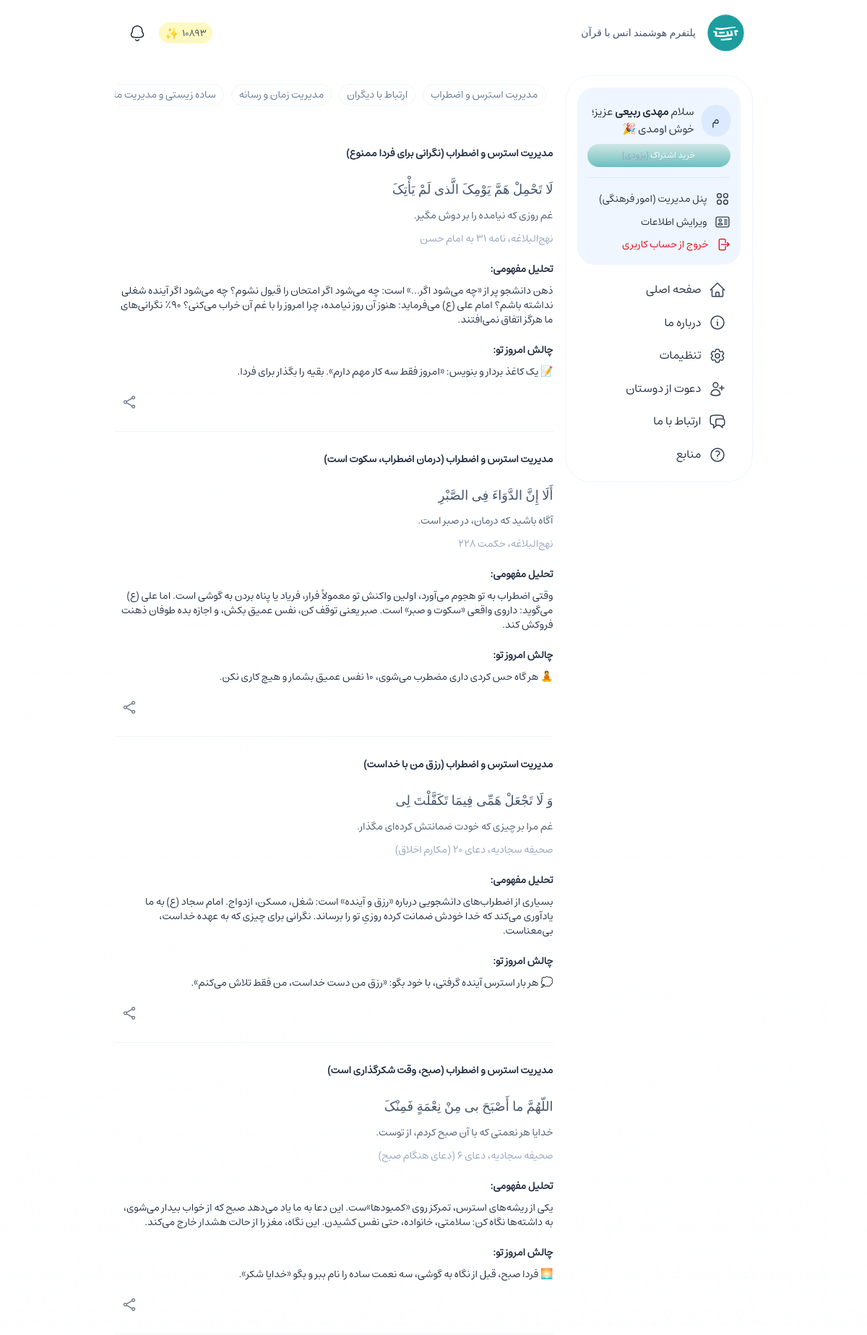
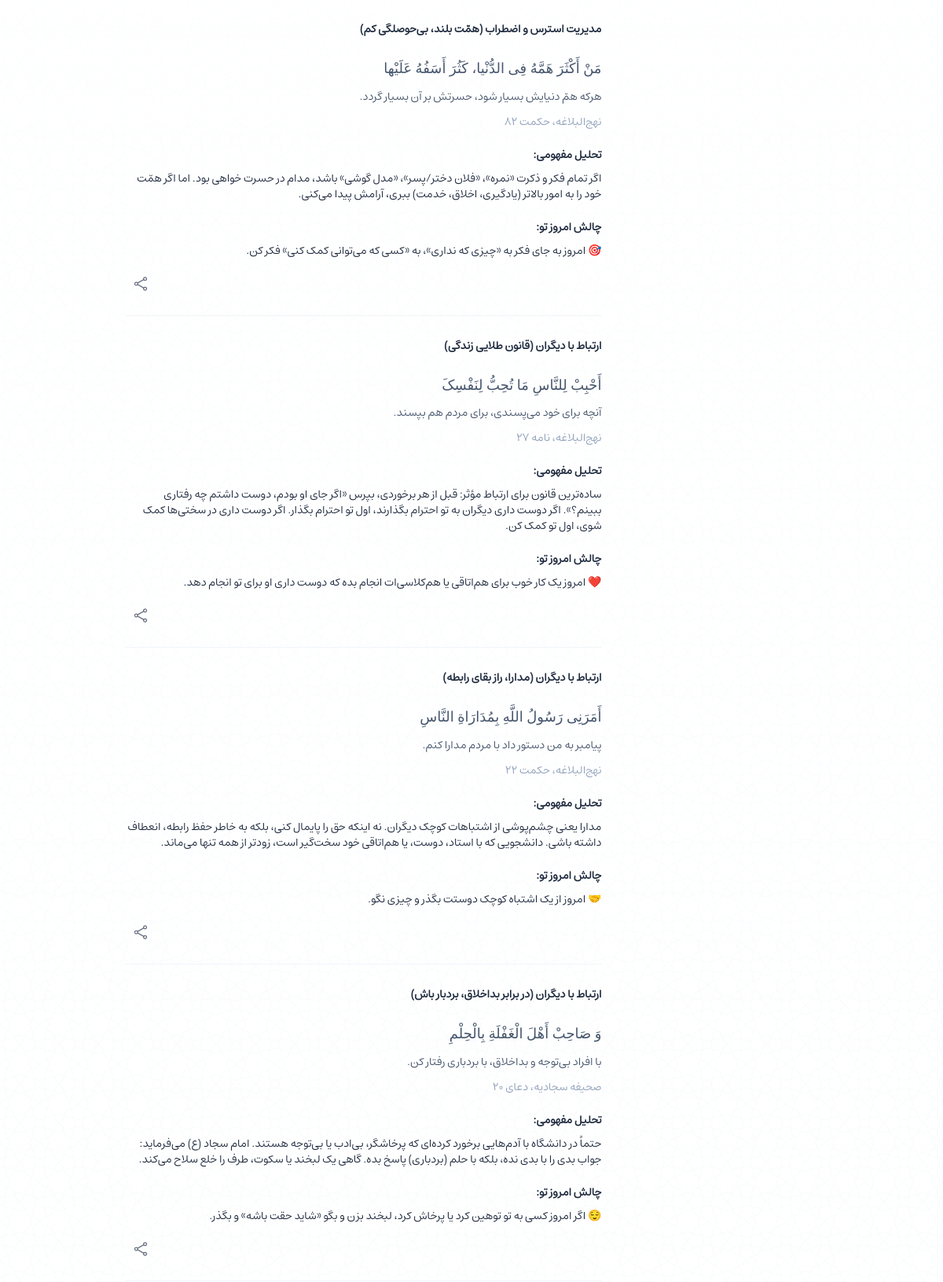
Page /lifestyle-quran/ (signed in, upper part) on the committed database (2 pictures, top to bottom).
### authentication/models.py (models this page shows, shortened)
class CustomeUser(AbstractUser):
    ROLE_USERS = [
        ('admin', 'admin'),
        ('cultural_admin', 'cultural_admin'),
        ('student', 'student')
    ]
    EDUCATIONAL_LEVELS = [
        ('دیپلم', 'دیپلم'),
        ('فوق دیپلم', 'فوق دیپلم'),
        ('لیسانس', 'لیسانس'),
        ('فوق لیسانس', 'فوق لیسانس'),
        ('دکترا', 'دکترا'),
        ('سایر', 'سایر'),
    ]
    first_name = None
    last_name = None
    groups = None
    user_permissions = None
    date_joined = None
    last_login = None
    username = models.CharField(max_length=200, verbose_name='username')
    phone = models.CharField(max_length=11, verbose_name='phone', unique=True, error_messages={'unique': 'یک کاربر با این شماره وجود دارد.'})
    national_code = models.CharField(max_length=10, verbose_name='national code', unique=True, error_messages={'unique': 'این کدملی قبلاً استفاده شده است.'}, null=True, blank=True)
    student_code = models.CharField(max_length=14, verbose_name='student code', unique=True, error_messages={'unique': 'این شماره دانشجویی قبلاً استفاده شده است.'}, null=True, blank=True)
    field_student = models.CharField(max_length=50, verbose_name='field student', null=True, blank=True)
    educational_level = models.CharField(max_length=50, choices=EDUCATIONAL_LEVELS, verbose_name='educational level', null=True, blank=True)
    university_id = models.ForeignKey('panel.Universities', on_delete=models.CASCADE, verbose_name='university id', null=True, blank=True)
    role = models.CharField(max_length=50, choices=ROLE_USERS, default=ROLE_USERS[2], verbose_name='role')
    total_points = models.BigIntegerField(verbose_name='total_points', default=0, null=True, blank=True)
    bale_chat_id = models.CharField(max_length=30, verbose_name='bale_chat_id', unique=True, blank=True, null=True)
    created_at = models.CharField(max_length=50, default=JalaliDateTime.now().strftime('%Y-%m-%d %H:%M'), verbose_name='created at')
    USERNAME_FIELD = 'phone'
    REQUIRED_FIELDS = ['username', 'password']

### core/models.py (models this page shows, shortened)
class CategoriesContent(models.Model):
    id = models.BigAutoField(auto_created=True, primary_key=True, serialize=False, verbose_name='ID')
    title = models.CharField(max_length=100, verbose_name='title')
    description = models.CharField(max_length=300, verbose_name='description', null=True, blank=True)

class LifestyleQuran(models.Model):
    id = models.BigAutoField(auto_created=True, primary_key=True, serialize=False, verbose_name='ID')
    title = models.TextField(verbose_name='title')
    arabic = models.TextField(verbose_name='arabic')
    translation = models.TextField(verbose_name='translation')
    source = models.CharField(max_length=200, verbose_name='source')
    analysis = models.TextField(verbose_name='analysis')
    challenge_action = models.TextField(verbose_name='challenge_action')
    category_content_id = models.ForeignKey(CategoriesContent, on_delete=models.CASCADE, verbose_name='category content id', null=True, blank=True)

### core/views.py (the view)
# urls.py: path('lifestyle-quran/', view=views.lifestyle_quran, name='lifestyle_quran'),
def lifestyle_quran(request):
    return render(request, template_name='pages/content/lifestyle-quran/index.html', context={'lifestyle_quran': LifestyleQuran.objects.all(), 'categories_content': CategoriesContent.objects.defer('id', 'title').all()})

### core/context_processors.py (called while the page is built)
def app_version(request):
    return {'APP_VERSION': '1.0.1'}

def university_list(request):
    if request.user.is_authenticated:
        data = Universities.objects.defer('id', 'university_name', 'is_verified').all()
        return {'university_list': data}
    else:
        return {'university_list': []}

def user_total_points(request):
    if request.user.is_authenticated:
        if request.user.role == 'cultural_admin' or request.user.role == 'student':
            sum_total_points_uni = UserPoints.objects.filter(user_id__university_id=request.user.university_id).defer('point').aggregate(Sum('point'))['point__sum'] or 0
            return {'total_points_uni': sum_total_points_uni}
        else:
            if request.user.university_id:
                sum_total_points = UserPoints.objects.filter(user_id=request.user).aggregate(Sum('point'))['point__sum'] or 0
                CustomeUser.objects.filter(id=request.user.id).update(total_points=sum_total_points)
            return {'total_points_user': []}
    else:
        return {'user_total_points': []}

### templates/pages/content/lifestyle-quran/index.html (shortened to what this page needs)
{% extends '../../../core/_base.html' %}
{% load static %}
{% block body %}
    {% include '../../../core/_navbar.html' %}
    {% include '../../../core/_sidebar.html' %}
    {% include './core/_index_content.html' %}
{% endblock body %}

### templates/core/_sidebar.html (shortened to what this page needs)
{% load static %}
<div class="overlay-nav max-[965px]:bg-black/60 max-[965px]:fixed max-[965px]:inset-0 max-[965px]:w-full max-[965px]:h-full max-[965px]:hidden max-[965px]:z-10 transition-all" id="navOverlay">
    <div class="nav flex flex-col gap-1 p-4 h-fit w-65 max-[965px]:h-full! max-[965px]:w-75 min-[965px]:mt-26 bg-white border max-[965px]:border-none border-blue-50 min-[965px]:rounded-[36px] z-50 min-[965px]:z-0 min-[965px]:sticky min-[965px]:top-26 min-[965px]:mb-2.5 text-gray-800 overflow-auto transition-all" id="nav">
        <div class="w-full flex flex-col gap-1">
            {% if request.user.is_authenticated %}
                {% if request.user.username|lower|slice:1 == "a" or request.user.username|lower|slice:1 == "b" or request.user.username|lower|slice:1 == "c" or request.user.username|lower|slice:1 == "d" or request.user.username|slice:1 == "ا" or request.user.username|slice:1 == "آ" or request.user.username|slice:1 == "ب" or request.user.username|slice:1 == "پ" or request.user.username|slice:1 == "ت" or request.user.username|slice:1 == "م" %}
                    <div class="w-full flex flex-col gap-2 p-3.5 mb-2.5 bg-blue-50 rounded-3xl">
                        <a href="/panel" draggable="false">
                            <div class="flex items-center gap-2.5">
                                <li class="w-10 h-11 px-2 bg-blue-100 rounded-full flex items-center justify-center list-none">{{ request.user.username | slice:1 }}</li>
                                <div class="flex flex-col gap-1.5">
                                    <p class="text-[15px]">سلام <span class="font-semibold">{{ request.user.username | truncatechars:16 }}</span> عزیز<span class="max-[965px]:hidden">؛ خوش اومدی 🎉</span></p>
                                </div>
                            </div>
                        </a>
                        {% if request.user.role == 'cultural_admin' %}
                            <a href="/dl#pricing" draggable="false" class="flex w-full">
                                <button type="submit" class="flex items-center justify-center gap-2.5 rounded-4xl px-5 py-2 bg-card-shortcut text-white text-xs cursor-pointer w-full"><span>خرید اشتراک <span class="text-xs text-slate-400">(بزودی)</span></span></button>
                            </a>
                        {% endif %}
                        <hr class="border-blue-100 my-1.5 w-full">
                        <div class="flex flex-col gap-2.5 text-sm py-1 h-auto max-h-50 overflow-y-auto">
                            {% if request.user.role == 'admin' %}
                                <a href="/panel" class="flex items-center gap-2.5" draggable="false">
                                    <svg class="size-5.5 text-gray-700" xmlns="http://www.w3.org/2000/svg" width="20" height="20" viewBox="0 0 20 20" fill="currentColor"><path d="M7.946 14.028a1.974 1.974 0 1 0-3.948 0 1.974 1.974 0 0 0 3.948 0m8.055 0a1.974 1.974 0 1 0-3.947 0 1.974 1.974 0 0 0 3.947 0M7.946 5.972a1.974 1.974 0 1 0-3.948 0 1.974 1.974 0 0 0 3.948 0m8.055 0a1.974 1.974 0 1 0-3.947 0 1.974 1.974 0 0 0 3.947 0m-6.725 8.056a3.304 3.304 0 1 1-6.608 0 3.304 3.304 0 0 1 6.608 0m8.055 0a3.304 3.304 0 1 1-6.607 0 3.304 3.304 0 0 1 6.607 0M9.276 5.972a3.304 3.304 0 1 1-6.608 0 3.304 3.304 0 0 1 6.608 0m8.055 0a3.304 3.304 0 1 1-6.607 0 3.304 3.304 0 0 1 6.607 0"></path></svg>
                                    <span>پنل مدیریت (مدیرکل)</span>
                                </a>
                                <a href="/manage" class="flex items-center gap-2.5" draggable="false">
                                    <svg class="size-5.5 text-gray-700" xmlns="http://www.w3.org/2000/svg" width="20" height="20" viewBox="0 0 20 20" fill="currentColor"><path d="M16.26 7.438 10.666 10.4v6.446l5.129-2.961.104-.07a.93.93 0 0 0 .363-.74zM10.469 3.04a.94.94 0 0 0-.823-.055l-.112.055-5.207 3.005 5.684 3.197 5.838-3.09-.054-.037zM3.739 13.075c0 .334.178.643.467.81l5.129 2.96v-6.456L3.739 7.24zm13.852 0c0 .759-.38 1.464-1.004 1.882l-.128.08-5.326 3.074A2.27 2.27 0 0 1 9 18.183l-.133-.072-5.327-3.075a2.26 2.26 0 0 1-1.132-1.96V6.924c0-.809.432-1.557 1.132-1.961l5.327-3.075.133-.072a2.27 2.27 0 0 1 2.132.072l5.326 3.075.128.079a2.26 2.26 0 0 1 1.004 1.882z"></path></svg>
                                    <span>مدیریت سیستمی</span>
                                </a>
                                <a href="/signout" class="flex items-center gap-2.5 text-red-600" draggable="false">
                                    <svg xmlns="http://www.w3.org/2000/svg" fill="none" viewBox="0 0 24 24" stroke-width="1.5" stroke="currentColor" class="size-5 text-red-600">
                                        <path stroke-linecap="round" stroke-linejoin="round" d="M15.75 9V5.25A2.25 2.25 0 0 0 13.5 3h-6a2.25 2.25 0 0 0-2.25 2.25v13.5A2.25 2.25 0 0 0 7.5 21h6a2.25 2.25 0 0 0 2.25-2.25V15m3 0 3-3m0 0-3-3m3 3H9" />
                                    </svg>
                                    <span>خروج از حساب کاربری</span>
                                </a>
                            {% elif request.user.role == 'cultural_admin' %}
                                <a href="/panel" class="flex items-center gap-2.5" draggable="false">
                                    <span>پنل مدیریت (امور فرهنگی)</span>
                                </a>
                                <a href="javascript:modal('profileEdit');" class="flex items-center gap-2.5" draggable="false">
                                    <span>ویرایش اطلاعات</span>
                                </a>
                                <a href="/signout" class="flex items-center gap-2.5 text-red-600" draggable="false">
                                    <span>خروج از حساب کاربری</span>
                                </a>
                            {% endif %}
                        </div>
                    </div>
                {% endif %}
            {% endif %}
        </div>
        {% include 'core/_nav_items.html' %}
    </div>
</div>

### templates/pages/content/lifestyle-quran/core/_index_content.html (shortened to what this page needs)
{% load static %}
<div class="content-nav-minimize flex flex-col gap-2.5 pt-4 w-full min-[965px]:w-[calc(93%-230px)] min-[1300px]:w-[calc(100%-230px)] mt-22.5 max-[965px]:mt-18.75 rounded-[36px] transition-all">
    <div class="slider-categories-content flex items-center gap-2.5 overflow-hidden overflow-x-auto w-full sticky top-20 p-2.5 pb-0 rounded-full backdrop-blur-xs bg-white">
        {% for item in categories_content %}
            <a href="#category-{{ item.id }}" draggable="false">
                <div class="flex items-center text-center text-sm text-slate-500 border border-slate-100 rounded-full whitespace-nowrap py-1 px-2.5 mb-2.5 cursor-pointer">{{ item.title }}</div>
            </a>
        {% endfor %}
    </div>
    <div class="lifestyle-quran flex flex-col gap-2 mt-4 mb-4">
        {% for item in lifestyle_quran %}
            <div class="flex flex-col gap-3 py-5 text-sm text-slate-800 border-b border-slate-100" id="category-{{ item.category_content_id.id }}">
                <p class="font-semibold mb-4">{{ item.category_content_id.title }} ({{ item.title }})</p>
                <p class="font-nabi text-[18px] text-slate-600">{{ item.arabic }}</p>
                <p class="text-slate-600">{{ item.translation }}</p>
                <p class="text-slate-400 text-sm">{{ item.source }}</p>
                <p class="flex flex-col gap-2.5 mt-2.5"><span class="font-semibold">تحلیل مفهومی:</span><span>{{ item.analysis }}</span></p>
                <p class="flex flex-col gap-2.5 mt-2.5"><span class="font-semibold">چالش امروز تو:</span><span>{{ item.challenge_action }}</span></p>
                <div class="flex items-center justify-between gap-2.5">
                    <div class="flex items-center justify-between gap-2">
                        <a href="javascript:dataShare('{{ item.title }}', '{{ item.arabic }} {{ item.translation }} {{ item.source }} {{ item.analysis }} {{ item.challenge_action }}', '#category-{{ item.category_content_id.id }}');" class="text-gray-500" draggable="false" title="اشتراک گذاری">
                        </a>
                    </div>
                </div>
            </div>
        {% endfor %}
    </div>
</div>

### rows in the picture
CustomeUser: user.username "م", user.username "مهدی ربیعی"
CategoriesContent: title "مدیریت استرس و اضطراب"
CategoriesContent: title "ارتباط با دیگران"
CategoriesContent: title "مدیریت زمان و رسانه"
CategoriesContent: title "ساده زیستی و مدیریت…"
LifestyleQuran: category_content_id "مدیریت استرس و اضطراب", title "نگرانی برای فردا ممنوع", arabic "لَا تَحْمِلْ هَمَّ یَوْمِکَ الَّذی لَمْ یَأْتِکَ", translation "غم روزی که نیامده را بر دوش مگیر.", source "نهج‌البلاغه، نامه ۳۱ به امام حسن", analysis "ذهن دانشجو پر از «چه می‌شود اگر...» است: چه می‌شود اگر امتحان را قبول نشوم؟ چه می‌شود اگر آینده شغلی نداشته باشم؟ امام علی (ع) می‌فرماید: هنوز آن روز نیامده، چرا امروز را با غم آن خراب می‌کنی؟ ۹۰٪ نگرانی‌های ما هرگز اتفاق نمی‌افتند.", challenge_action "📝 یک کاغذ بردار و بنویس: «امروز فقط سه کار مهم دارم». بقیه را بگذار برای فردا."
LifestyleQuran: category_content_id "مدیریت استرس و اضطراب", title "درمان اضطراب، سکوت است", arabic "أَلَا إِنَّ الدَّوَاءَ فِی الصَّبْرِ", translation "آگاه باشید که درمان، در صبر است.", source "نهج‌البلاغه، حکمت ۲۲۸", analysis "وقتی اضطراب به تو هجوم می‌آورد، اولین واکنش تو معمولاً فرار، فریاد یا پناه بردن به گوشی است. اما علی (ع) می‌گوید: داروی واقعی «سکوت و صبر» است. صبر یعنی توقف کن، نفس عمیق بکش، و اجازه بده طوفان ذهنت فروکش کند.", challenge_action "🧘 هر گاه حس کردی داری مضطرب می‌شوی، ۱۰ نفس عمیق بشمار و هیچ کاری نکن."
LifestyleQuran: category_content_id "مدیریت استرس و اضطراب", title "رزق من با خداست", arabic "وَ لَا تَجْعَلْ هَمِّی فِیمَا تَکَفَّلْتَ لِی", translation "غم مرا بر چیزی که خودت ضمانتش کرده‌ای مگذار.", source "صحیفه سجادیه، دعای ۲۰ (مکارم اخلاق)", analysis "بسیاری از اضطراب‌های دانشجویی درباره «رزق و آینده» است: شغل، مسکن، ازدواج. امام سجاد (ع) به ما یادآوری می‌کند که خدا خودش ضمانت کرده روزیِ تو را برساند. نگرانی برای چیزی که به عهده خداست، بی‌معناست.", challenge_action "💭 هر بار استرس آینده گرفتی، با خود بگو: «رزق من دست خداست، من فقط تلاش می‌کنم»."
LifestyleQuran: category_content_id "مدیریت استرس و اضطراب", title "صبح، وقت شکرگذاری است", arabic "اللّهُمَّ ما أَصْبَحَ بی مِنْ نِعْمَةٍ فَمِنْکَ", translation "خدایا هر نعمتی که با آن صبح کردم، از توست.", source "صحیفه سجادیه، دعای ۶ (دعای هنگام صبح)", analysis "یکی از ریشه‌های استرس، تمرکز روی «کمبودها»ست. این دعا به ما یاد می‌دهد صبح که از خواب بیدار می‌شوی، به داشته‌ها نگاه کن: سلامتی، خانواده، حتی نفس کشیدن. این نگاه، مغز را از حالت هشدار خارج می‌کند.", challenge_action "🌅 فردا صبح، قبل از نگاه به گوشی، سه نعمت ساده را نام ببر و بگو «خدایا شکر»."
LifestyleQuran: category_content_id "مدیریت استرس و اضطراب", title "همّت بلند، بی‌حوصلگی کم", arabic "مَنْ أَکْثَرَ هَمَّهُ فِی الدُّنْیا، کَثُرَ أَسَفُهُ عَلَیْها", translation "هرکه همّ دنیایش بسیار شود، حسرتش بر آن بسیار گردد.", source "نهج‌البلاغه، حکمت ۸۲", analysis "اگر تمام فکر و ذکرت «نمره»، «فلان دختر/پسر»، «مدل گوشی» باشد، مدام در حسرت خواهی بود. اما اگر همّت خود را به امور بالاتر (یادگیری، اخلاق، خدمت) ببری، آرامش پیدا می‌کنی.", challenge_action "🎯 امروز به جای فکر به «چیزی که نداری»، به «کسی که می‌توانی کمک کنی» فکر کن."
LifestyleQuran: category_content_id "ارتباط با دیگران", title "قانون طلایی زندگی", arabic "أَحْبِبْ لِلنَّاسِ مَا تُحِبُّ لِنَفْسِکَ", translation "آنچه برای خود می‌پسندی، برای مردم هم بپسند.", source "نهج‌البلاغه، نامه ۲۷", analysis "ساده‌ترین قانون برای ارتباط مؤثر: قبل از هر برخوردی، بپرس «اگر جای او بودم، دوست داشتم چه رفتاری ببینم؟». اگر دوست داری دیگران به تو احترام بگذارند، اول تو احترام بگذار. اگر دوست داری در سختی‌ها کمک شوی، اول تو کمک کن.", challenge_action "❤️ امروز یک کار خوب برای هم‌اتاقی یا هم‌کلاسی‌ات انجام بده که دوست داری او برای تو انجام دهد."
LifestyleQuran: category_content_id "ارتباط با دیگران", title "مدارا، راز بقای رابطه", arabic "أَمَرَنِی رَسُولُ اللَّهِ بِمُدَارَاةِ النَّاسِ", translation "پیامبر به من دستور داد با مردم مدارا کنم.", source "نهج‌البلاغه، حکمت ۲۲", analysis "مدارا یعنی چشم‌پوشی از اشتباهات کوچک دیگران. نه اینکه حق را پایمال کنی، بلکه به خاطر حفظ رابطه، انعطاف داشته باشی. دانشجویی که با استاد، دوست، یا هم‌اتاقی خود سخت‌گیر است، زودتر از همه تنها می‌ماند.", challenge_action "🤝 امروز از یک اشتباه کوچک دوستت بگذر و چیزی نگو."
LifestyleQuran: category_content_id "ارتباط با دیگران", title "در برابر بداخلاق، بردبار باش", arabic "وَ صَاحِبْ أَهْلَ الْغَفْلَةِ بِالْحِلْمِ", translation "با افراد بی‌توجه و بداخلاق، با بردباری رفتار کن.", source "صحیفه سجادیه، دعای ۲۰", analysis "حتماً در دانشگاه با آدم‌هایی برخورد کرده‌ای که پرخاشگر، بی‌ادب یا بی‌توجه هستند. امام سجاد (ع) می‌فرماید: جواب بدی را با بدی نده، بلکه با حلم (بردباری) پاسخ بده. گاهی یک لبخند یا سکوت، طرف را خلع سلاح می‌کند.", challenge_action "😌 اگر امروز کسی به تو توهین کرد یا پرخاش کرد، لبخند بزن و بگو «شاید حقت باشه» و بگذر."

### other values in the picture
{{ total_points_uni }} "10893"
